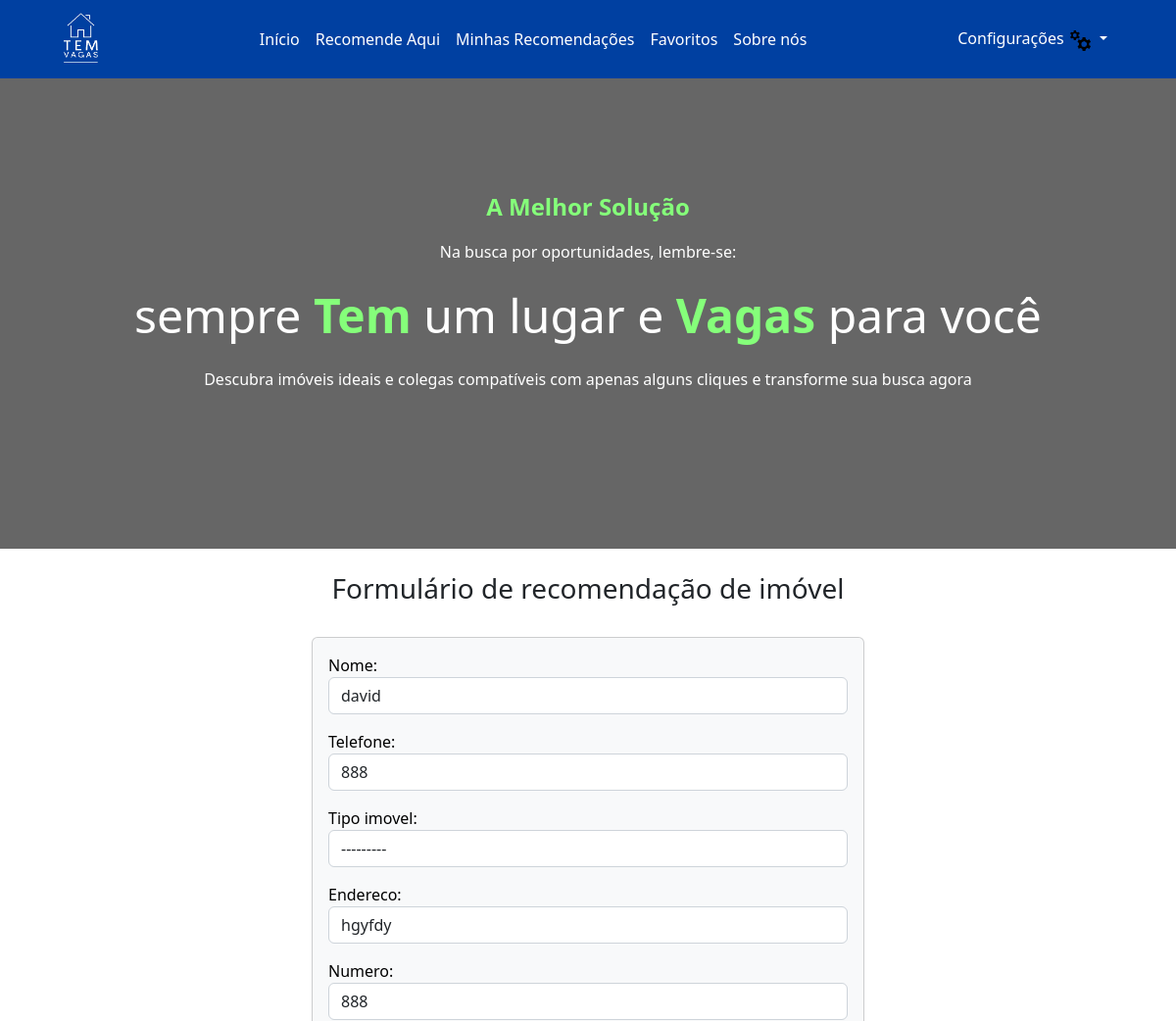
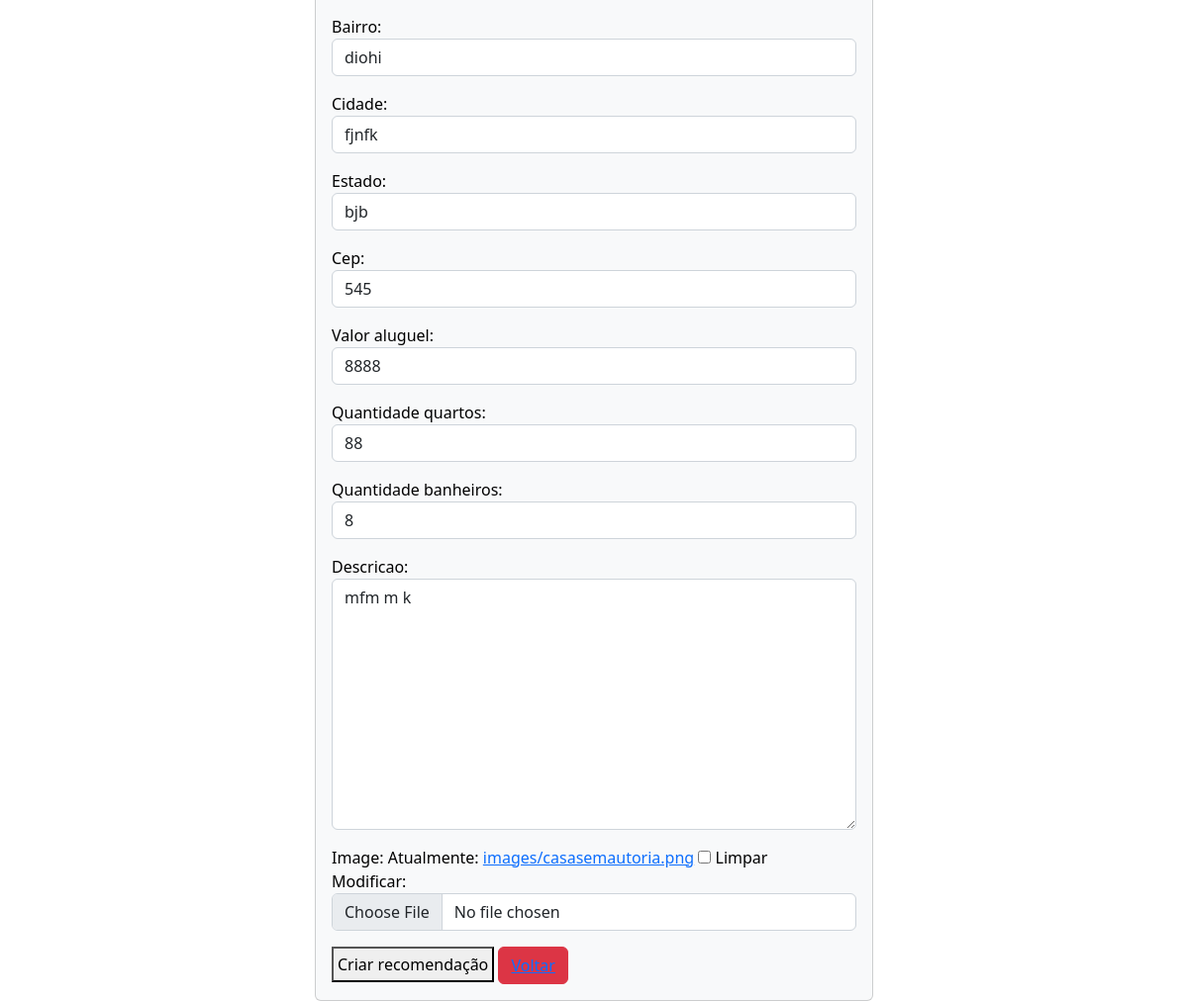
/recommendation-update/16/ (signed in), run on an earlier commit of the app's database (2 pictures, top to bottom).
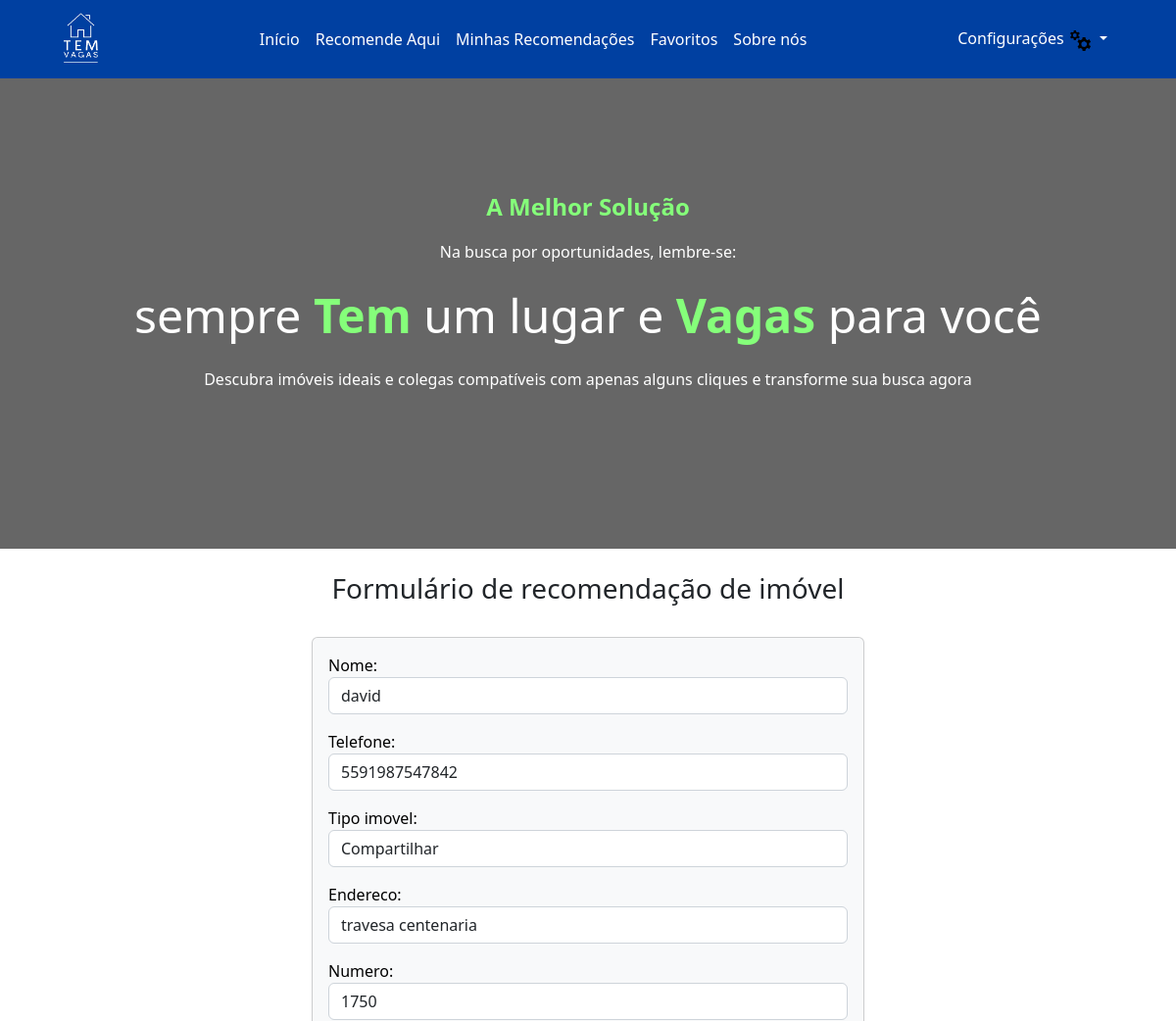
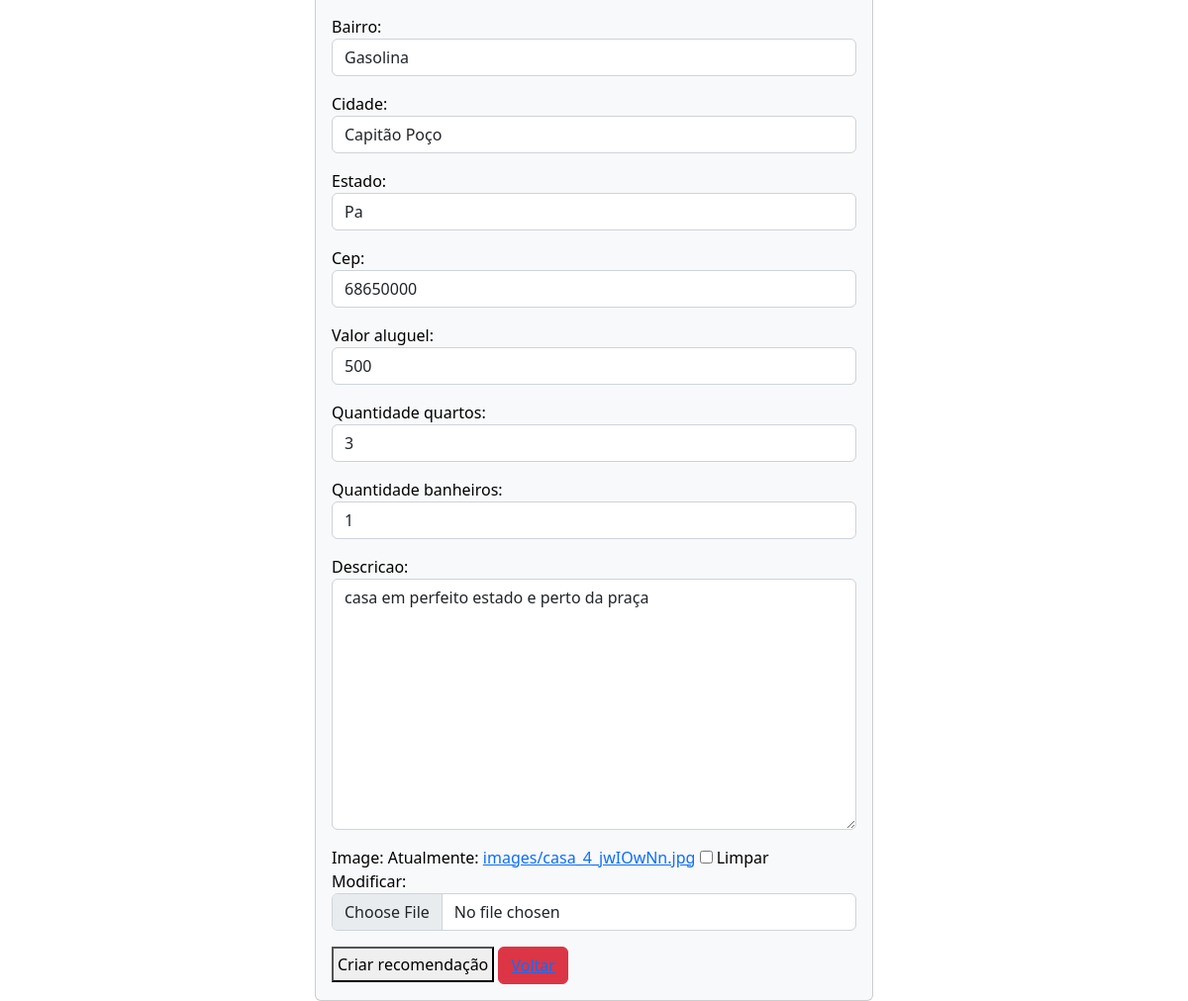
And on a later commit of the database (2 pictures, top to bottom).
### posts_app/models.py (models this page shows, shortened)
class recomendacoes(models.Model):
    nome = models.CharField(max_length=100)
    telefone = models.CharField(max_length=15)
    TIPOS_IMOVEL = [
        ('Casa', 'Casa'),
        ('Kitnet', 'Kit-net'),
        ('Compartilhar', 'Compartilhar'),
        ('Condominio', 'Condomínio'),
    ]
    tipo_imovel = models.CharField(max_length=100, choices=TIPOS_IMOVEL)
    endereco = models.CharField(max_length=255)
    numero = models.CharField(max_length=5)
    bairro = models.CharField(max_length=255)
    cidade = models.CharField(max_length=15)
    estado = models.CharField(max_length=15)
    cep = models.CharField(max_length=8)
    valor_aluguel = models.CharField(max_length=10)
    quantidade_quartos = models.CharField(max_length=2)
    quantidade_banheiros = models.CharField(max_length=2)
    descricao = models.TextField()
    image = models.ImageField(upload_to='images/', blank=True, null=True)
    create_at = models.DateTimeField(auto_now_add=True)
    owner = models.ForeignKey(get_user_model(), on_delete=models.CASCADE, null=True)
    curtidas = models.ManyToManyField(get_user_model(), through='Curtida', related_name='curtidas')
    favoritos = models.ManyToManyField(get_user_model(), through='Favorito', related_name='favoritos')
    class Meta:
        verbose_name = 'Imovel'
        verbose_name_plural = 'Imoveis'
        ordering = ['id']

### posts_app/views.py (the view)
# urls.py: path('recommendation-update/<int:id>/', views.recommendation_update, name='recommendation-update'),
@login_required
def recommendation_update(request, id):
    recommendation = get_object_or_404(recomendacoes, id=id)
    if request.user != recommendation.owner:
        return HttpResponseForbidden('Você não tem permissão para editar esta recomendação.')
    if request.method == 'POST':
        form = RecommendationForm(request.POST, request.FILES, instance=recommendation)
        if form.is_valid():
            form.save()
            messages.warning(request, 'A recomendação foi atualizada com sucesso')
            return HttpResponseRedirect(reverse('recommendation-detail', args=[recommendation.id]))
    form = RecommendationForm(instance=recommendation)
    return render(request, 'recommendation-form.html', {"form": form})

### posts_app/forms.py
class RecommendationForm(forms.ModelForm):
    class Meta:
        model = recomendacoes
        exclude = ("owner", "curtidas", "favoritos" )
    def __init__(self, *args, **kwargs):  # Corrigido aqui
        super().__init__(*args, **kwargs)
        for field_name, field in self.fields.items():
            field.widget.attrs["class"] = "form-control"

### posts_app/templates/recommendation-form.html (shortened to what this page needs)
{% load static %}
<!DOCTYPE html>
{% include '_navbar.html' %}
<link href="https://cdn.jsdelivr.net/npm/bootstrap@5.2.3/dist/css/bootstrap.min.css" rel="stylesheet">
<link rel="stylesheet" href="{% static 'css/_navbar.css' %}">
{% block content %}
	<div class="row justify-content-center">
		<div class="col-md-6">
			<h3 class="text-center">Formulário de recomendação de imóvel</h3>
			<br>
				<div class="container">
					<div class="card h-100 text-bg-light p-3">
						<form method="post" action="{% if request.method == 'POST' %}{% url 'create-recommendation' %}{% endif %}"
						enctype="multipart/form-data">
						{{ form.as_p }}
						<button class="border-1 p-1"type="submit">Criar recomendação</button>
						<button class="btn btn-danger "><a href="{% url 'main-page' %}">Voltar</a></button>
						</form>
					</div>
				</div>
		</div>
	</div>
{% endblock content %}

What changed in the data, as far as the page shows it:
changed recomendacoes "david": telefone "888" → "5591987547842"; tipo_imovel "---------" → "Compartilhar"; endereco "hgyfdy" → "travesa centenaria"; numero "888" → "1750"; bairro "diohi" → "Gasolina"; cidade "fjnfk" → "Capitão Poço"; estado "bjb" → "Pa"; cep "545" → "68650000"; valor_aluguel "8888" → "500"; quantidade_quartos "88" → "3"; quantidade_banheiros "8" → "1"; descricao "mfm m k" → "casa em perfeito estado e perto da praça"
Also different on the page:
text no longer shown: "Nome: Telefone: Tipo imovel: Endereco: Numero: Bairro: Cidade: Estado: Cep: Valor aluguel: Quantidade quartos: Quantidade banheiros: Descricao: Image: Atualmente: images/casasemautoria.png Limpar Modificar:"
text now shown: "Nome: Telefone: Tipo imovel: Endereco: Numero: Bairro: Cidade: Estado: Cep: Valor aluguel: Quantidade quartos: Quantidade banheiros: Descricao: Image: Atualmente: images/casa_4_jwIOwNn.jpg Limpar Modificar:"
